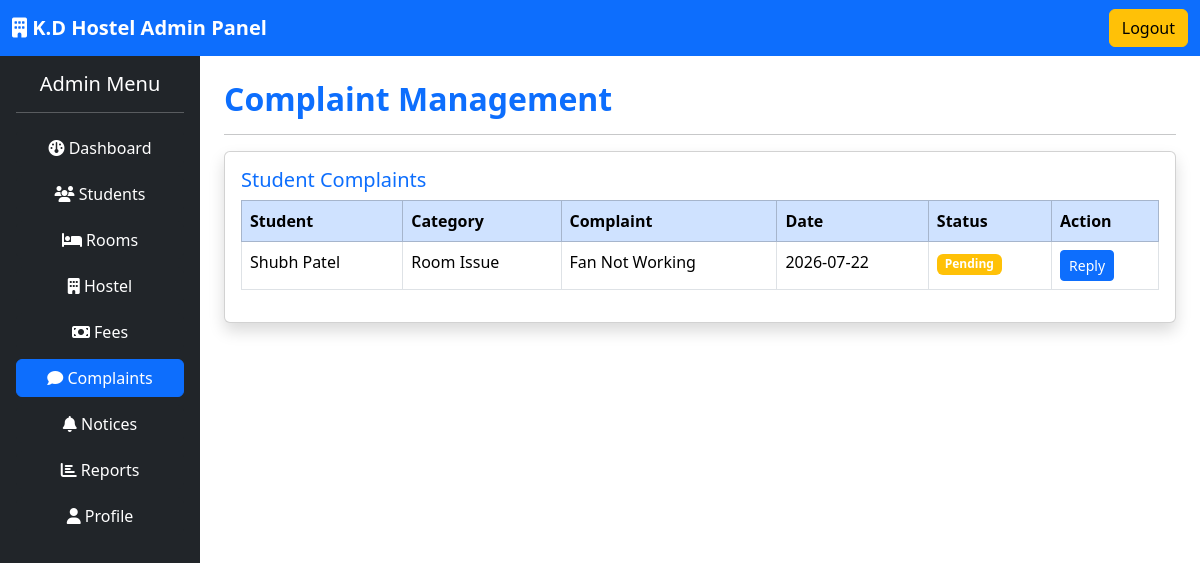
The app's page /admin/complaints.php (signed in) with its own data.
### tables this page shows
CREATE TABLE complaints (

    id INT AUTO_INCREMENT PRIMARY KEY,

    student_id INT,

    category VARCHAR(50),

    complaint TEXT,

    date DATE,

    status VARCHAR(20),

    reply TEXT

);

CREATE TABLE students (

    id INT AUTO_INCREMENT PRIMARY KEY,

    name VARCHAR(100),

    enrollment_no VARCHAR(50),

    course VARCHAR(100),

    semester VARCHAR(20),

    mobile VARCHAR(15),

    email VARCHAR(100),

    password VARCHAR(100),

    room_no VARCHAR(20)

);

### admin/complaints.php (the view, shortened to what this page needs)
<?php
require_once '../config/database.php';
$result = mysqli_query($conn, "SELECT c.*, s.name as student_name FROM complaints c JOIN students s ON c.student_id = s.id ORDER BY c.date DESC");
?>
<!DOCTYPE html>
<html lang="en">
<head>
<link href="https://cdn.jsdelivr.net/npm/bootstrap@5.3.7/dist/css/bootstrap.min.css" rel="stylesheet">
<link rel="stylesheet"
href="https://cdnjs.cloudflare.com/ajax/libs/font-awesome/6.7.2/css/all.min.css">
</head>
<body>
<nav class="navbar navbar-dark bg-primary">
<div class="container-fluid">
<a class="navbar-brand fw-bold">
<i class="fa-solid fa-building"></i>
K.D Hostel Admin Panel
</a>
<a href="../logout.php" class="btn btn-warning">
Logout
</a>
</div>
</nav>
<div class="container-fluid">
<div class="row">
<div class="col-md-3 col-lg-2 bg-dark min-vh-100 p-3">
<h5 class="text-white text-center">
Admin Menu
</h5>
<hr class="text-white">
<a href="dashboard.php" class="btn btn-dark text-white w-100 mb-2">
<i class="fa fa-dashboard"></i>
Dashboard
</a>
<a href="students.php" class="btn btn-dark text-white w-100 mb-2">
<i class="fa fa-users"></i>
Students
</a>
<a href="rooms.php" class="btn btn-dark text-white w-100 mb-2">
<i class="fa fa-bed"></i>
Rooms
</a>
<a href="hostel.php" class="btn btn-dark text-white w-100 mb-2">
<i class="fa fa-building"></i>
Hostel
</a>
<a href="fees.php" class="btn btn-dark text-white w-100 mb-2">
<i class="fa fa-money-bill"></i>
Fees
</a>
<a href="complaints.php" class="btn btn-primary w-100 mb-2">
<i class="fa fa-comment"></i>
Complaints
</a>
<a href="notices.php" class="btn btn-dark text-white w-100 mb-2">
<i class="fa fa-bell"></i>
Notices
</a>
<a href="reports.php" class="btn btn-dark text-white w-100 mb-2">
<i class="fa fa-chart-bar"></i>
Reports
</a>
<a href="profile.php" class="btn btn-dark text-white w-100 mb-2">
<i class="fa fa-user"></i>
Profile
</a>
</div>
<div class="col-md-9 col-lg-10 p-4">
<h2 class="text-primary fw-bold">
Complaint Management
</h2>
<hr>
<div class="card shadow">
<div class="card-body">
<h5 class="text-primary">
Student Complaints
</h5>
<table class="table table-bordered table-hover">
<thead class="table-primary">
<tr>
<th>
Student
</th>
<th>
Category
</th>
<th>
Complaint
</th>
<th>
Date
</th>
<th>
Status
</th>
<th>
Action
</th>
</tr>
</thead>
<tbody>
<?php while($row = mysqli_fetch_assoc($result)): ?>
<tr>
<td>
<?php echo $row['student_name']; ?>
</td>
<td>
<?php echo $row['category']; ?>
</td>
<td>
<?php echo $row['complaint']; ?>
</td>
<td>
<?php echo $row['date']; ?>
</td>
<td>
<?php if($row['status'] == 'Pending'): ?>
<span class="badge bg-warning">Pending</span>
<?php else: ?>
<span class="badge bg-success">Resolved</span>
<?php endif; ?>
</td>
<td>
<button class="btn btn-sm btn-primary" data-bs-toggle="modal" data-bs-target="#replyModal<?php echo $row['id']; ?>">
Reply
</button>
</td>
</tr>
<?php endwhile; ?>
</tbody>
</table>
</div>
</div>
</div>
</div>
</div>
</body>
</html>

### records on screen
complaints: student.name "Shubh Patel", category "Room Issue", complaint "Fan Not Working", date "2026-07-22", status "Pending"
